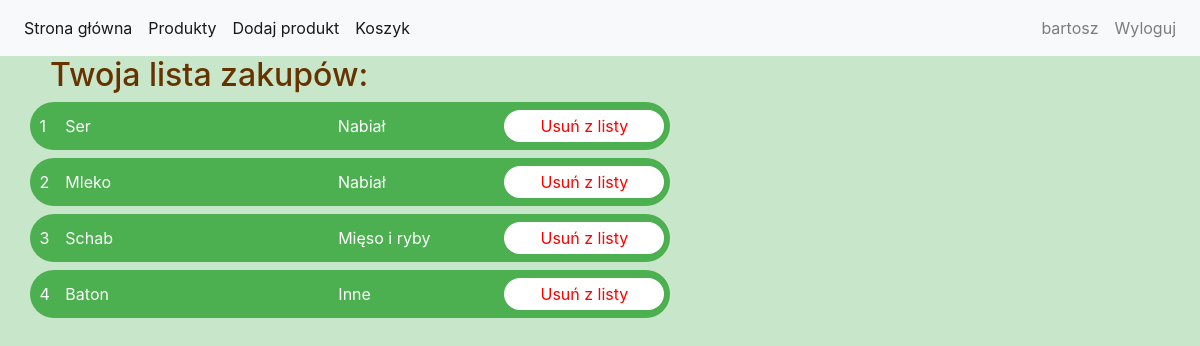
The app's page /cart/ (signed in) with its own data.
### project_app/models.py (models this page shows, shortened)
class Cart(models.Model):
    id = models.AutoField(primary_key=True)
    user = models.ForeignKey(User, on_delete=models.CASCADE, default=0)
    product = models.ForeignKey(Product, on_delete=models.CASCADE, default=0)

class Product(models.Model):
    id = models.AutoField(primary_key=True)
    product_name = models.TextField(default = 0, max_length=20)
    category = models.ForeignKey(Category, on_delete=models.CASCADE)
    user_id = models.ForeignKey(User, on_delete=models.CASCADE, default = 0)
    create_date = models.DateTimeField(default=timezone.now)

class Category(models.Model):
    id = models.AutoField(primary_key=True)
    category_name = models.TextField(default = 0)
    def __str__(self):
        return f'{self.category_name}'

### project_app/views.py (the view)
# urls.py: path('cart/', cart_view, name='cart'),
@login_required
def cart_view(request):
    prod = Cart.objects.order_by('product__category').filter(user=request.user)
    context = {'product': prod}
    return render(request, "cart.html", context)

### templates/cart.html (shortened to what this page needs)
{% extends 'base_logged.html' %}
{% load static %}
{% block content %}
<body class="background-color">
<h2 style="margin-left: 50px">Twoja lista zakupów:</h2>
<form action="/delete_from_cart/" method="post">
        {% for i in product %}
            <div class="product_list" style="margin-left: 30px">
                            <center>
                                <table border="0" cellpadding="4">
                                    <tr>
                                        <td width="30" style="padding-left: 8px">{{ forloop.counter }}</td>
                                        <td width="280">{{ i.product.product_name }}</td>
                                        <td width="170">{{ i.product.category }}</td>
                                        <td><button class="product_list_button" type="submit" name="product" value="{{i.product.id}}">Usuń z listy</button> </td>
                                    </tr>
                                </table>
                            </center>
            </div>
        {% endfor %}
</form>
</body>
{% endblock %}

### templates/base_logged.html (shortened to what this page needs)
<!DOCTYPE html>
{% load static %}
<html lang="pl">
<head>
    <link rel="stylesheet" href="{% static 'css/style.css' %}">
    <link rel="stylesheet" href="https://stackpath.bootstrapcdn.com/bootstrap/4.4.1/css/bootstrap.min.css"
>
</head>
<body>
<nav class="navbar navbar-expand-lg navbar-light bg-light">
  <div class="collapse navbar-collapse" id="navbarNav">
    <ul class="navbar-nav">
      <li class="nav-item active">
        <a class="nav-link" href="{% url 'home' %}">Strona główna <span class="sr-only">(current)</span></a>
      </li>
      <li class="nav-item active">
        <a class="nav-link" href="{% url 'my_search' %}">Produkty<span class="sr-only">(current)</span></a>
      </li>
      <li class="nav-item active">
        <a class="nav-link" href="{% url 'add_product_view' %}">Dodaj produkt <span class="sr-only">(current)</span></a>
      </li>
      <li class="nav-item active">
        <a class="nav-link" href="{% url 'cart' %}">Koszyk <span class="sr-only">(current)</span></a>
      </li>
    </ul>
      <ul class="navbar-nav ml-auto">
      <li class="nav-item">
        <a class="nav-link" href="{% url 'edit_profil' %}">{% if request.user.is_authenticated %}{{ request.user }}{% endif %}</a>
      </li>
      <li class="nav-item">
        <a class="nav-link" href="{% url 'logout' %}">Wyloguj</a>
      </li>
    </ul>
  </div>
</nav>
{% block content %}
{% endblock %}
</body>
</html>

### public/static/css/style.css (style rules this page uses)
h2 { color: #663300; size: 10; }
.background-color { background: #C8E6C9; }
.product_list { height: 3rem; width: 40rem; margin: 0.5rem auto; padding: 0.1rem; border: 0rem solid; border-radius: 2rem; background: #4CAF50; color: white; }
.product_list_button { height: 2rem; width: 10rem; margin: 0.1rem auto; padding: 0.07rem; border: 0rem solid; border-radius: 2rem; background: white; color: red; }

### records on screen
Cart: product.product_name "Ser", product.category "Nabiał"
Cart: product.product_name "Mleko", product.category "Nabiał"
Cart: product.product_name "Schab", product.category "Mięso i ryby"
Cart: product.product_name "Baton", product.category "Inne"

### other values on screen
{{ request.user }} "bartosz"
